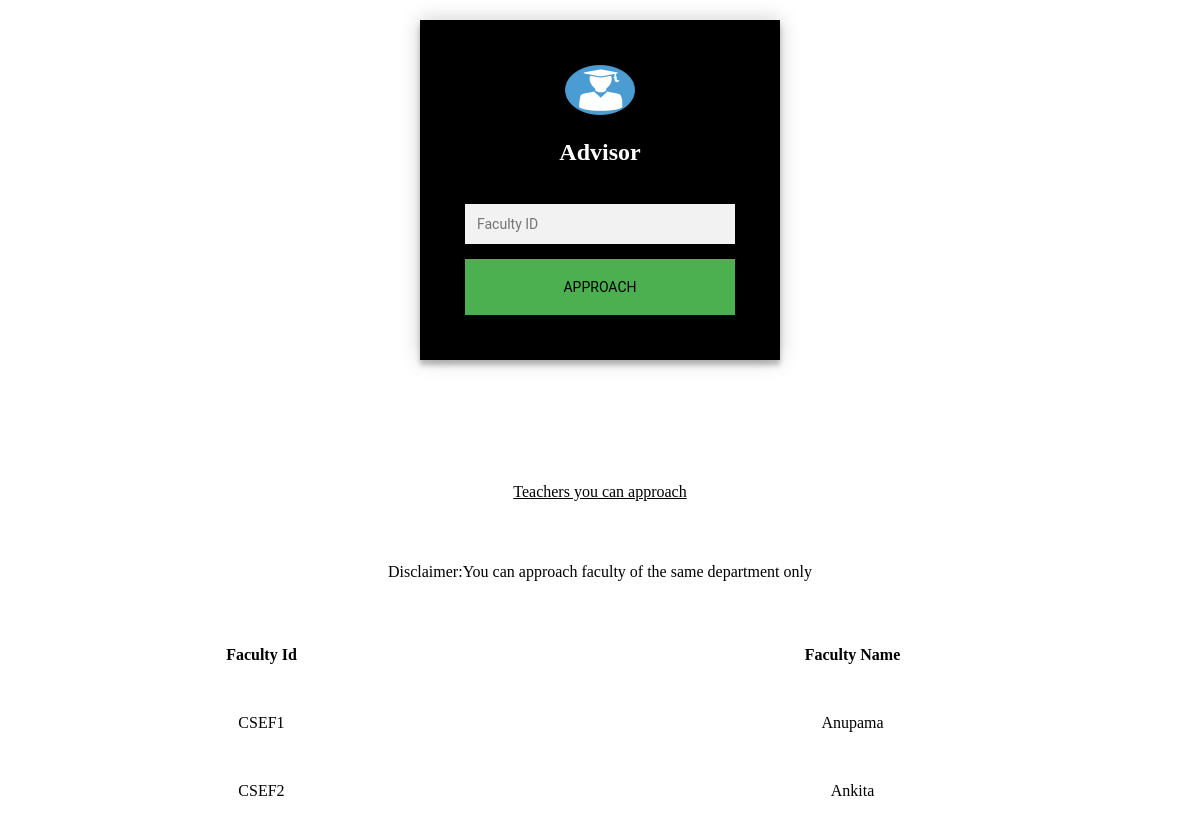
Page /Admin/Student/teacher.php (signed in) on the committed database.
### tables this page shows
CREATE TABLE faculty(
	fac_id varchar(10),
	fac_name varchar(20) not null,
	salary int check(salary > 30000),
	dept_id varchar(10),
	primary key(fac_id),
	foreign key(dept_id) references department(dept_id)
	on  delete set null
);

### Admin/Student/teacher.php (the view, shortened to what this page needs)
<!DOCTYPE html>
<html>
<head>
</head>
<body>
	<div class="login-page">
  <div class="form">
    <form class="login-form" method = "POST" action = "advins.php">
		<img src="student.png" height=50px width=70px alt="Hey ! Good Looking"></img>
		<h2 class="h"> Advisor  </h2><br/>
      <input type="text" placeholder="Faculty ID" name = 'id'/>
      <button type = 'submit'><a>Approach</button>
         </form>
  </div>
	</div>
</body>
</html>
<?php
	include 'db.php';
	$stud_id = $_SESSION['stud_id'];
	$sql = "SELECT * FROM faculty f JOIN student s on f.dept_id = s.dept_id WHERE s.stud_id = '$stud_id';";
	$result = mysqli_query($conn,$sql);
	$resultCheck = mysqli_num_rows($result);
	echo "<center><p><u>Teachers you can approach</u></p></center>";
	if($resultCheck == 0){
		echo "There are no faculty in the database.";
	}
	else{
		echo "<p>Disclaimer:You can approach faculty of the same department only</p>";
		echo "<table style = 'width:100%' id='customers'>";
		echo "<tr>";
		echo "<th>Faculty Id</th>";
		echo "<th>Faculty Name</th>";
		echo "</tr>";
		while($row = mysqli_fetch_assoc($result)){
			echo "<tr>";
			echo "<td>".$row['fac_id']."</td>";
			echo "<td>".$row['fac_name']."</td>";
			echo "</tr>";
		}
		echo "</table>";
	}
?>

### Admin/Student/teacher.php (style rules this page uses)
.login-page { width: 360px; padding: 1% 0 0; margin: auto; }
.form { position: relative; z-index: 1; background: #000000; max-width: 360px; margin: 0 auto 100px; padding: 45px; text-align: center; box-shadow: 0 0 20px 0 rgba(0, 0, 0, 0.2), 0 5px 5px 0 rgba(0, 0, 0, 0.24); }
.form input { font-family: "Roboto", sans-serif; outline: 0; background: #f2f2f2; width: 100%; border: 0; margin: 0 0 15px; padding: 12px; box-sizing: border-box; font-size: 14px; }
.form button { font-family: "Roboto", sans-serif; text-transform: uppercase; outline: 0; background: #4CAF50; width: 100%; border: 0; padding: 0px; color: #FFFFFF; font-size: 14px; -webkit-transition: all 0.3 ease; transition: all 0.3 ease; cursor: pointer; }
body { background-repeat:no-repeat; background-size:cover; background-image: url('univerity.jpg'); }
.h { color:white;font-family:'verdana' }
a { padding:0px; color:black; display: block; width: 100%; line-height: 4em; text-align: center; text-decoration: none; }

### rows in the picture
faculty: fac_id "CSEF1", fac_name "Anupama"
faculty: fac_id "CSEF2", fac_name "Ankita"
